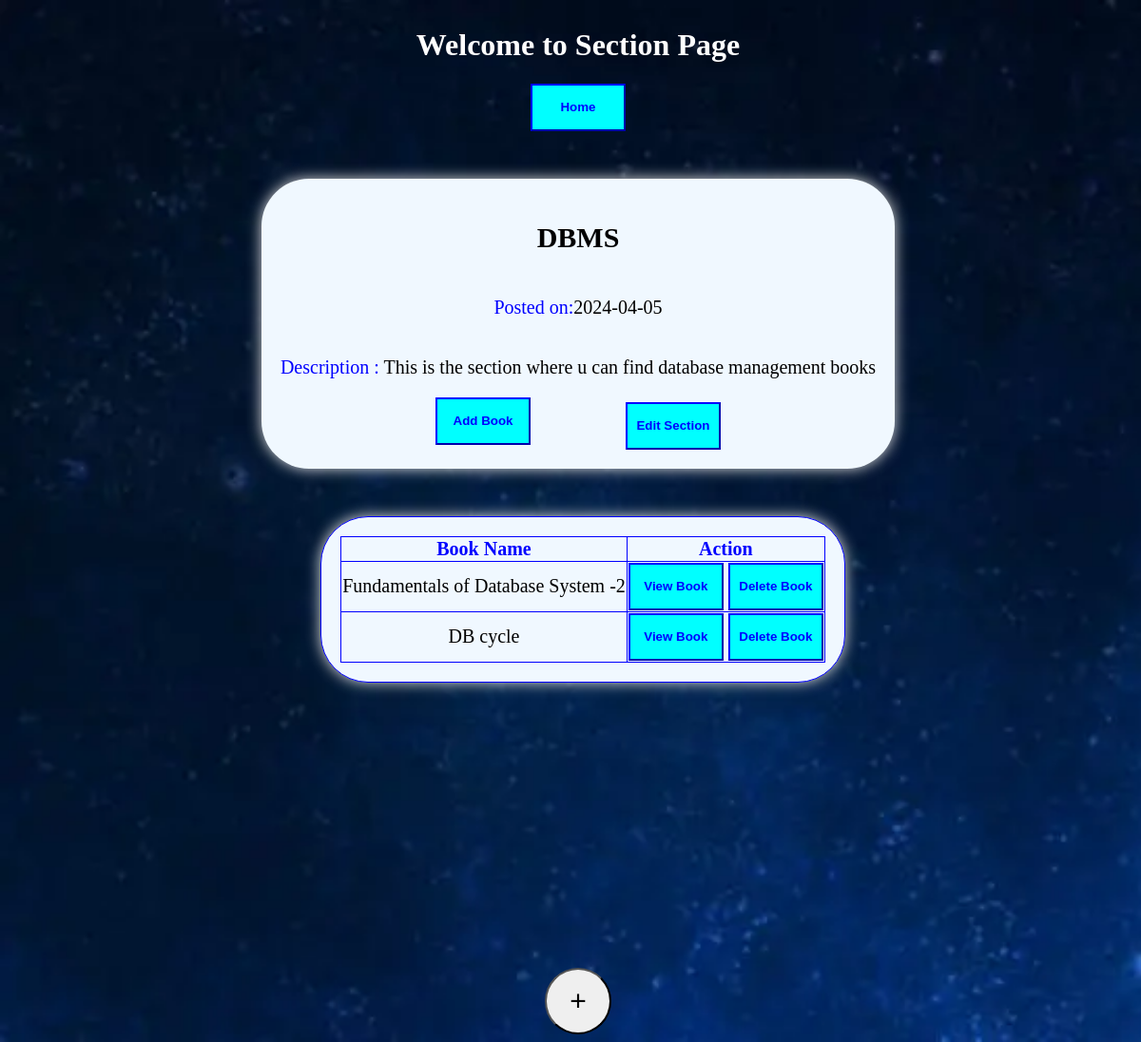
The app's page /section_page/ISBN002/SID001 with its own data.
### application/models.py (models this page shows)
class section(db.Model):
    __tablename__='section'
    section_id=db.Column(db.String,primary_key=True)
    title=db.Column(db.String)
    date=db.Column(db.String)
    description=db.Column(db.String,nullable=False)
    mange_for=db.relationship("librarian",secondary="manage")

class book_catalogue(db.Model):
    __tablename__='book_catalogue'
    auth_fname=db.Column(db.VARCHAR,nullable=False)
    auth_lname=db.Column(db.VARCHAR)
    title=db.Column(db.VARCHAR)
    publisher=db.Column(db.VARCHAR)
    year=db.Column(db.VARCHAR)
    ISBN_no=db.Column(db.VARCHAR,primary_key=True)
    section_id=db.Column(db.VARCHAR,db.ForeignKey(section.section_id))
    no_of_pages=db.Column(db.Integer)

### application/section_controllers.py (the view)
@app.route("/section_page/<string:lid>/<string:section_id>",methods=['GET','POST'])
def section_page(lid,section_id):
    if request.method=='GET':
        Section=section.query.get(section_id)
        book=book_catalogue.query.filter(book_catalogue.section_id==section_id).all()
        return render_template("section_page.html",Section=Section,id=lid,book=book)

### templates/section_page.html (shortened to what this page needs)
<!DOCTYPE html>
<html lang="en">
<head>
    <link rel="stylesheet" href="../static/CSS/section_page.css">
</head>
<body>
    <div class="row3">
        <div>
            <h1>Welcome to Section Page</h1>
        </div>
        <div class="tag">
            <a href="/librarian_dashboard/{{id}}"><button id="book">Home</button></a>
        </div>
        <div class="row2">
            <div class="row">
                 <h2>{{Section["title"]}}</h2>
                 <p><span>Posted on:</span>{{Section["date"]}}</p>
                 <p><span>Description :</span> {{Section["description"]}} </p>
                 <div class="buttons">
                        <a href="/add_book/{{id}}/{{Section["section_id"]}}"><button id="b">Add Book</button></a>
                        <a href="/edit_section/{{id}}/{{Section["section_id"]}}"><button id="book2">Edit Section</button></a>
                 </div>
            </div>
        </div>
        <div class="row2">
          <table class="row5" border="box" bordercolor=" dark black">
             <tr>
                  <div class="row4">
                    <th><span>Book Name</span></th>
                    <th><span>Action</span></th>
                  </div>
             </tr>
             {% for x in book %}
             <tr>
                  <td>{{x.title}}</td>
                  <td colspan="2">
                     <a href="/view_book/{{id}}/{{x.ISBN_no}}"><button id="b">View Book</button></a>
                     <a href="/delete_book/{{id}}/{{x.ISBN_no}}"><button id="b">Delete Book</button></a>
                  </td>
             </tr>
             {% endfor %}
          </table>
        </div>
        <div class="add">
            <a href="/add_book/{{id}}/{{Section["section_id"]}}"><button id="add">+</button></a>
        </div>
    </div>
</body>
</html>

### static/CSS/section_page.css (style rules this page uses)
h1 { color: white; }
.row3 { display: flex; flex-direction: column; align-items: center; justify-content: center; }
.row { box-sizing: border-box; box-shadow: 0 0 15px gainsboro; display:flex; justify-content : space-around; align-items: center; flex-direction: column; background-color: aliceblue; border-radius: 50px; cursor: pointer; font-size: 20px; padding: 20px; }
body { text-align: center; display:flex; justify-content : center; align-items: center; min-height: 100vh; min-width: 100%; background-image: url('../images/user_dash.webp'); background-repeat: no-repeat; background-size: cover; }
#book2 { margin-left: 100px; margin-top: 5px; }
#book2,#book { width:100px; color: blue; background-color: aqua; font-weight: bold; border-color: blue; height:50px; }
span { color: blue; }
.row2 { display: grid; grid-template-columns: 1fr 1fr; gap: 10px; }
.buttons { display: flex; justify-content: center; }
.add { margin-top: 300px; }
#add { width: 70px; height: 70px; padding: 10px 16px; border-radius: 35px; font-size: 30px; text-align: center; }

### templates/section_page.html (style rules this page uses)
h1 { color: white; }
.row3 { display: flex; flex-direction: column; align-items: center; justify-content: center; }
.row { box-sizing: border-box; box-shadow: 0 0 15px gainsboro; display:flex; justify-content : center; align-items: center; flex-direction: column; background-color: aliceblue; border-radius: 50px; cursor: pointer; font-size: 20px; padding: 20px; }
body { text-align: center; display:flex; justify-content : center; align-items: center; min-height: 100vh; min-width: 100%; background-color: cornflowerblue; }
#book2 { margin-left: 100px; margin-top: 5px; }
#book2,#book { width:100px; color: blue; background-color: aqua; font-weight: bold; border-color: blue; height:50px; }
#b { width:100px; color: blue; background-color: aqua; font-weight: bold; border-color: blue; height:50px; }
span { color: blue; }
.row2 { display: flex; justify-content: center; align-items: center; margin-top: 50px; }
.buttons { display: flex; justify-content: center; }
.add { margin-top: 300px; }
#add { width: 70px; height: 70px; padding: 10px 16px; border-radius: 35px; font-size: 30px; text-align: center; }
table,th,td { border-color: blue; }
table { border-collapse: collapse; }
.row5 { box-sizing: border-box; justify-content: center; align-items: center; display: flex; flex-direction: column; box-shadow: 0 0 15px gainsboro; background-color: aliceblue; border-radius: 50px; cursor: pointer; font-size: 20px; padding:20px; width:100%; }
.row4 { display: flex; flex-direction: column; justify-content: space-around; }

### records on screen
section: title "DBMS", date "2024-04-05", description "This is the section where u can find database management books"
book_catalogue: title "Fundamentals of Database System -2"
book_catalogue: title "DB cycle"
